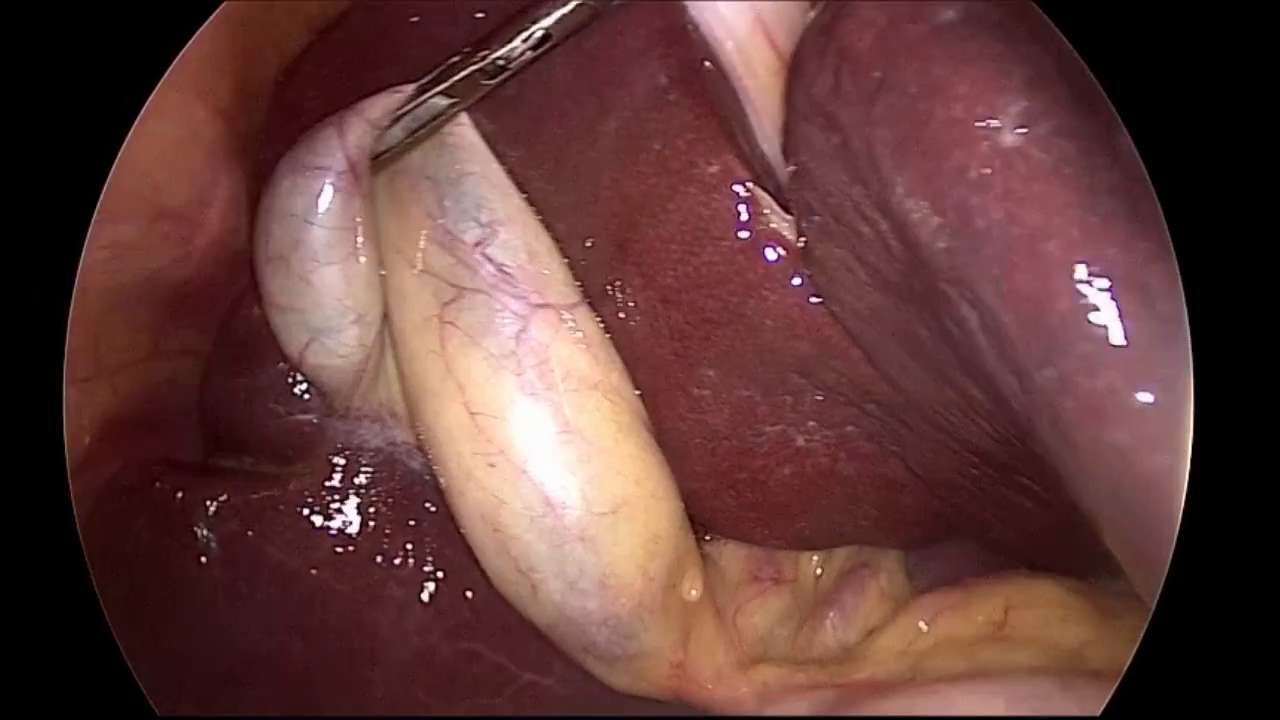
#> input picture frame 25 of utils/processing/sample.mp4, 1280 x 720 px
$ python endoscopy_circle_detection.py   (older library calls are emulated)
#> lines starting #> are read from the running program, lines starting #| are printed output that depends on the picture; after the words box and inside, x2 and y2 are one past the last pixel; in counts of white or black regions, pixels touching at a corner belong together
import cv2
import numpy as np
from typing import Tuple

# solving for circle using normal equations
def leastSquaresCircle(pts: np.array) -> Tuple[np.array, float]:
    # build linear system, see for example here https://math.stackexchange.com/questions/214661/circle-least-squares-fit
    A = np.stack(
        (2*pts[:, 0], 2*pts[:, 1], np.ones(pts.shape[0])), axis=1
    )
    b = np.stack(
        np.square(pts[:, 0]) + np.square(pts[:, 1])
    )

    # solve system
    x, res, rank, s = np.linalg.lstsq(A, b)

    # solve for radius, x2 = r^2 - x0^2 - x1^2
    r = np.sqrt(x[2] + x[0]**2 + x[1]**2)

    return x[:-1], r


# [23 lines left out: function threePointCircle, not called in this run]


class EndoscopyCircleDetection():
    # [64 lines left out: functions __init__, findCircle, _buildLinearSystem, _solveSystem, leastSquaresCircle, not called in this run]


if __name__ == '__main__':
    import os

    # prefix = os.getcwd()
    prefix = '/home/martin/Documents/code_snippets/homography_imitation_learning/utils/processing'
    file = 'sample.mp4'

    vr = cv2.VideoCapture(os.path.join(prefix, file))

    # params
    N = 1         # moving average
    noise = 5     # first threshold for detection of black region in endoscope
    th2 = 0.5     # second threshold for moving average image
    n_pts = 100   # number of points sampled on segmented circle
    dist_th = 10  # outlier threshold for sampled points

    # to track
    avg_lst = []
    last_center = np.array([])
    last_radius = None

    while vr.isOpened():

        _, bgr = vr.read()
#> bgr is the input picture: shape (720, 1280, 3); mean B, G, R 57.6, 60.3, 97.4
        if bgr is None:
            break
        bgr = cv2.resize(bgr, (640, 360))
#> bgr: shape (360, 640, 3)
        gra = cv2.cvtColor(bgr, cv2.COLOR_BGR2GRAY)
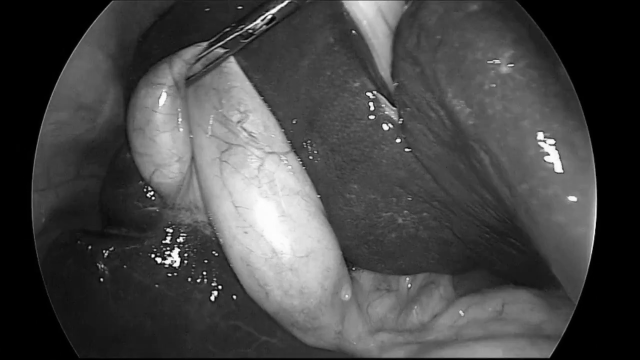
#> gra: shape (360, 640); min 0, max 254, mean 71.2

        gra = np.where(gra < noise, 0, 255).astype(np.uint8)
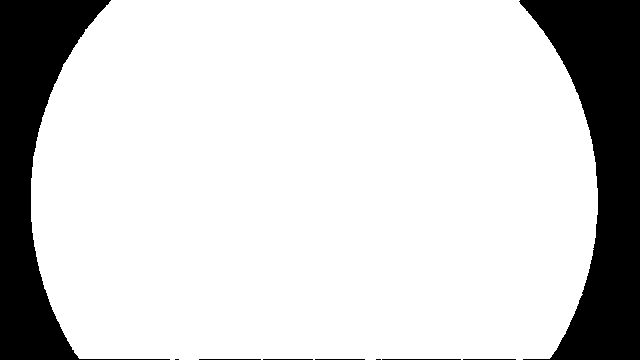
#> gra: shape (360, 640); 81.9% white; 9 black regions (2 under 20 px), largest, box (x1, y1, x2, y2) and area: (519, 0, 640, 360) 22729, (0, 0, 170, 360) 18668, (382, 359, 461, 360) 79

        # # removes arteries really well, might become part of homography regression data augmentation
        # pre = cv2.edgePreservingFilter(bgr)
        # can = cv2.Canny(gra, threshold1=200, threshold2= 500)  # sobel or canny
        can = cv2.Sobel(gra, cv2.CV_8U, 1, 1)
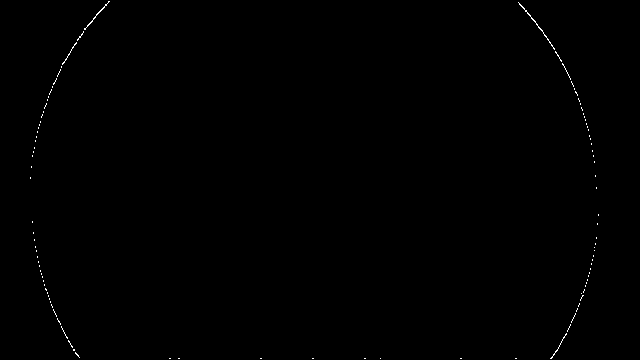
#> can: shape (360, 640); 0.23% white in thin lines or dots, all inside (x1, y1, x2, y2) = (30, 1, 599, 359)

        avg_lst.append(can)

        if len(avg_lst) == N:
            avg = np.array(avg_lst)
            avg = avg.mean(axis=0)
            avg = avg.astype(np.float)/avg.max()
            avg = np.where(avg < th2, 0., 1.)  # possibly second thresholding

            avg_lst.pop(0)

            # get edges
            edges = np.where(avg > 0.5)
#> edges = 523 positions, rows 1 to 358, columns 30 to 598

            # randomly sample points
            idcs = np.random.choice(np.arange(edges[0].size), size=n_pts,replace=False)
            pts = np.stack((edges[0][idcs], edges[1][idcs]), axis=1)
#> pts = 100 pairs, first value 1 to 358, second value 30 to 596

            # remove outliers
            if last_center.size is not 0 and last_radius:
                distance_to_center = np.linalg.norm(last_center - pts, axis=1)
                del_idx = np.where(np.abs(last_radius - distance_to_center) > dist_th)
                pts = np.delete(pts, del_idx, axis=0).reshape(-1, 2)

            # visualize edges
            for idc in idcs:
                cv2.circle(avg, (edges[1][idc], edges[0][idc]), 6, (1,1,1))
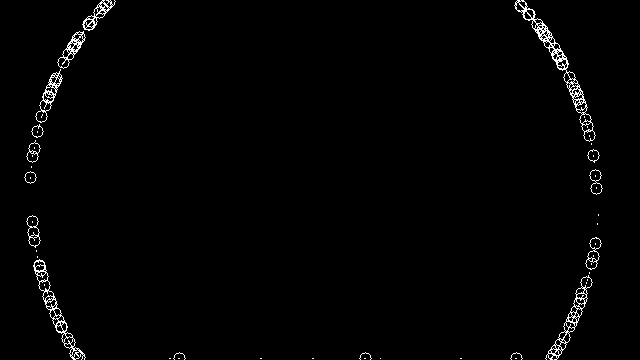
#> avg: shape (360, 640) float64; values 0 (black) and 1 (white), 1.4% white in thin lines or dots

            center, radius = leastSquaresCircle(pts)
#> in leastSquaresCircle, `A = np.stack( (2*pts[:, 0], 2*pts[:, 1], np.ones(pts.shape[0])), axis=..`: A = 100 rows, first 8: [12, 1042, 1], [48, 1074, 1], [92, 146, 1], [232, 82, 1], [74, 158, 1], [676, 134, 1], [108, 1114, 1], [354, 60, 1]
#> in leastSquaresCircle, `b = np.stack( np.square(pts[:, 0]) + np.square(pts[:, 1]) )`: b = 100 values, max 431936 at index 61, min 7445 at index 2, mean 202011.4
#> in leastSquaresCircle, `x, res, rank, s = np.linalg.lstsq(A, b)`: x = [192.3, 313.3, -56032.4]; res = [4.01e+09]; rank = 3; s = [8441.9, 3088.4, 4.79]
#> in leastSquaresCircle, `r = np.sqrt(x[2] + x[0]**2 + x[1]**2)`: r = 281.3
#> center = [192.3, 313.3]; radius = 281.3
            last_center, last_radius = center, radius
#> last_center = [192.3, 313.3]; last_radius = 281.3

            center = center.astype(np.int)
#> center = [192, 313]
            radius = int(radius)
#> radius = 281
            cv2.circle(avg, (center[1], center[0]), radius, (1,1,1))
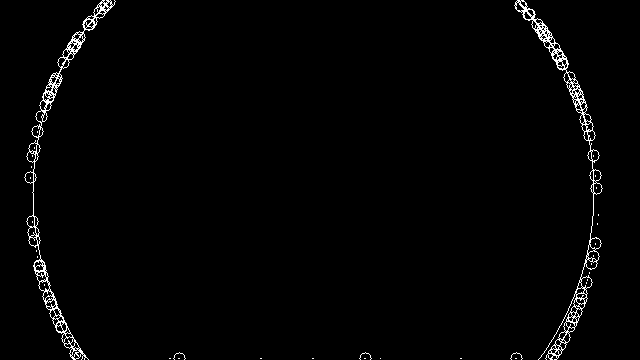
#> avg: shape (360, 640) float64; values 0 (black) and 1 (white), 1.6% white in thin lines or dots

            cv2.imshow('avg', avg)

        cv2.imshow('can', can)
        cv2.imshow('gra', gra)
        cv2.imshow('bgr', bgr)
        # cv2.imshow('pre', pre)
        cv2.waitKey()

$ run again, starting later in the video
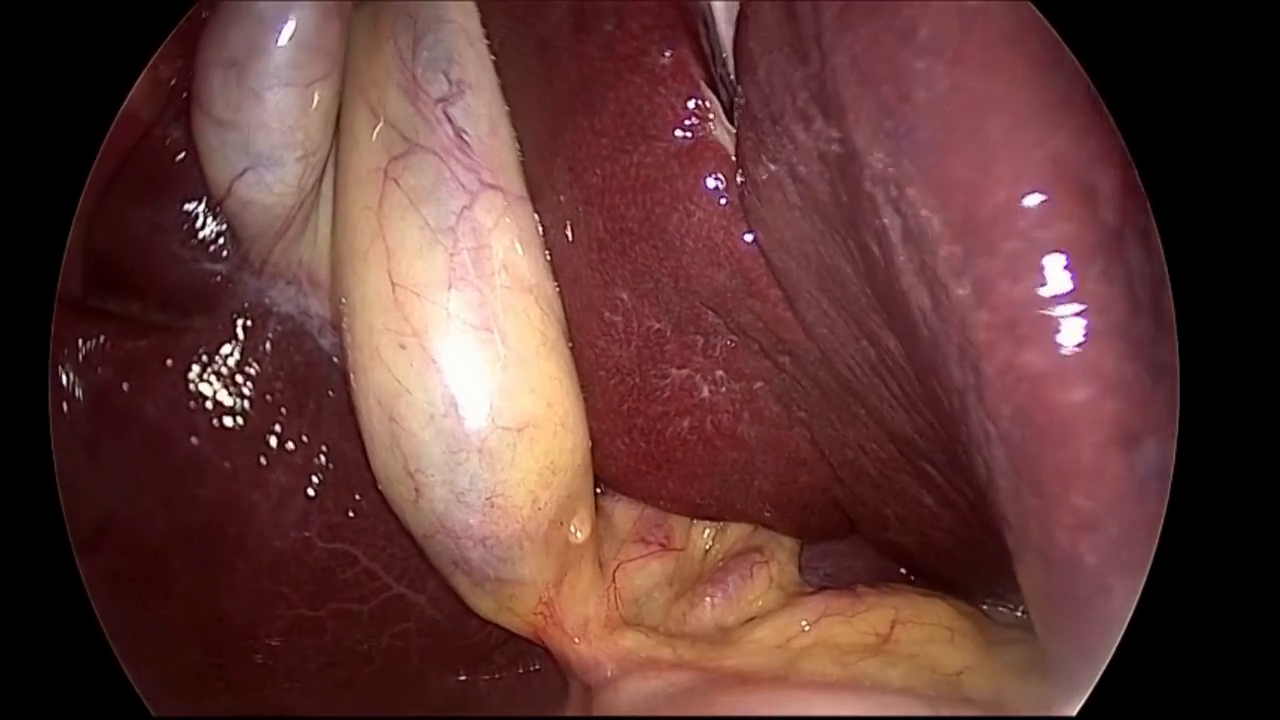
#> input picture frame 112 of utils/processing/sample.mp4, 1280 x 720 px
#> bgr is the input picture: shape (720, 1280, 3); mean B, G, R 54.4, 57.6, 97.1
#> bgr: shape (360, 640, 3)
#> `gra = np.where(gra < noise, 0, 255).astype(np.uint8)`:
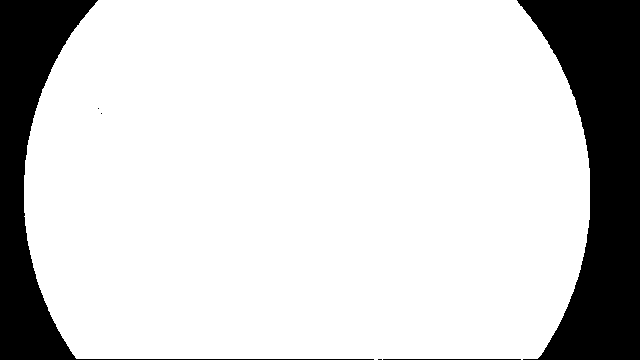
#> gra: shape (360, 640); 82% white; 6 black regions (3 under 20 px), largest, box (x1, y1, x2, y2) and area: (517, 0, 640, 360) 25167, (0, 0, 374, 360) 16174, (383, 359, 521, 360) 138
#> can: shape (360, 640); 0.22% white in thin lines or dots, all inside (x1, y1, x2, y2) = (23, 1, 591, 359)
#> edges = 510 positions, rows 1 to 358, columns 23 to 590
#> pts = 100 pairs, first value 1 to 358, second value 24 to 590
#> A = 100 rows, first 8: [60, 144, 1], [72, 1084, 1], [540, 70, 1], [712, 1082, 1], [170, 86, 1], [12, 182, 1], [662, 1112, 1], [300, 1172, 1]
#> b = 100 values, max 419525 at index 34, min 5917 at index 76, mean 196728.5
#> x = [190.2, 306.9, -50599.2]; res = [3.37e+09]; rank = 3; s = [8345.9, 3006.2, 5.04]
#> r = 282.4
#> `center, radius = leastSquaresCircle(pts)`: center = [190.2, 306.9]; radius = 282.4
#> last_center = [190.2, 306.9]; last_radius = 282.4
#> `center = center.astype(np.int)`: center = [190, 306]
#> `radius = int(radius)`: radius = 282
#> `cv2.circle(avg, (center[1], center[0]), radius, (1,1,1))`:
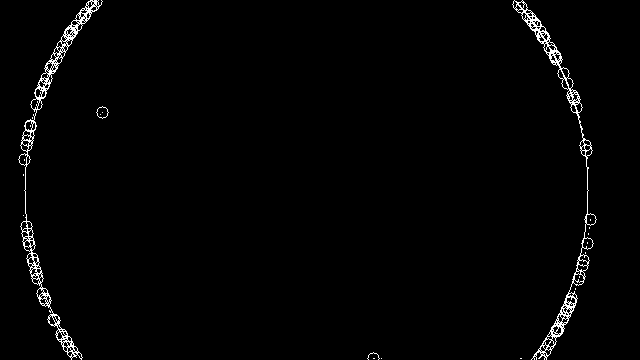
#> avg: shape (360, 640) float64; values 0 (black) and 1 (white), 1.6% white in thin lines or dots

$ run again, starting later in the video
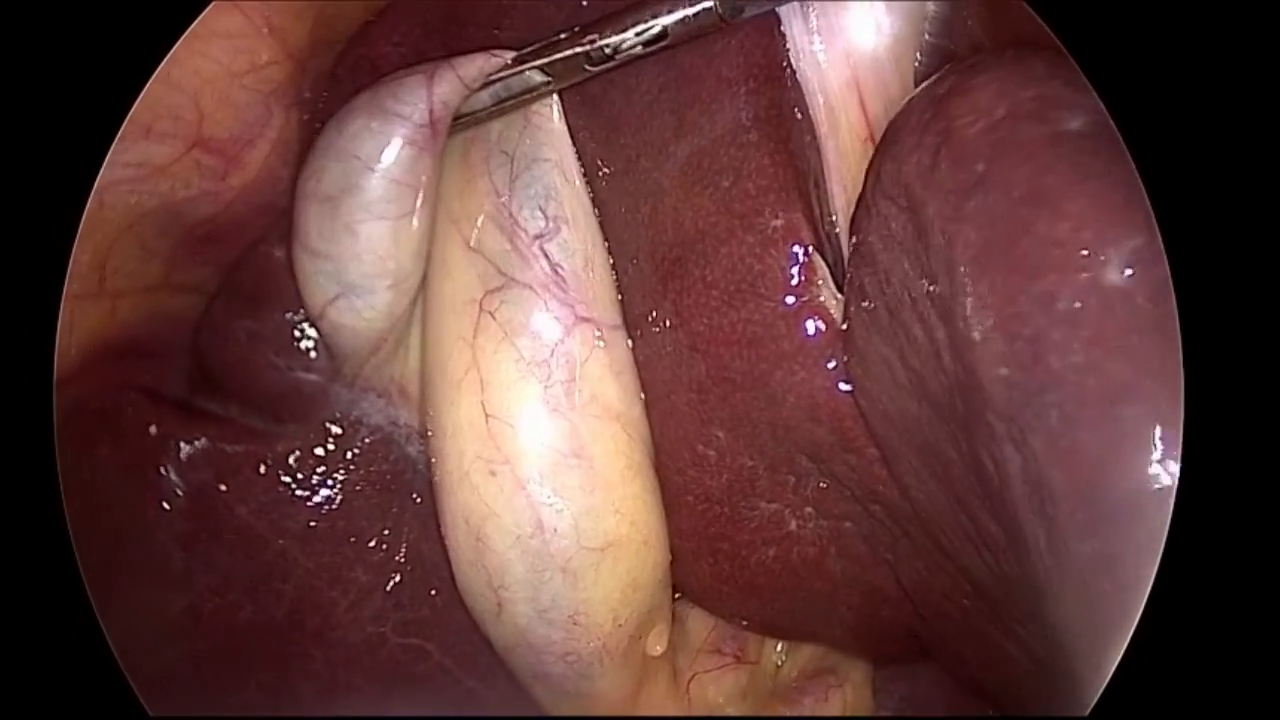
#> input picture frame 200 of utils/processing/sample.mp4, 1280 x 720 px
#> bgr is the input picture: shape (720, 1280, 3); mean B, G, R 57.8, 60.1, 97
#> bgr: shape (360, 640, 3)
#> `gra = np.where(gra < noise, 0, 255).astype(np.uint8)`:
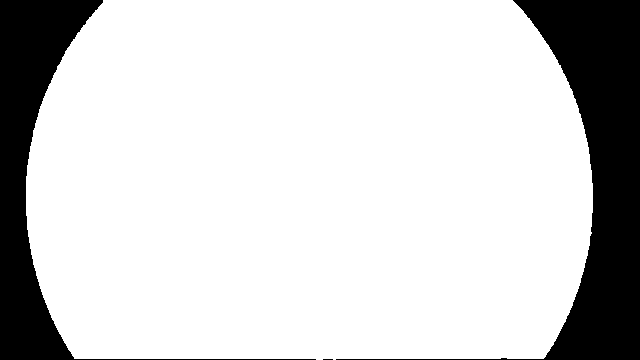
#> gra: shape (360, 640); 81.9% white; 3 black regions (1 under 20 px), largest, box (x1, y1, x2, y2) and area: (336, 0, 640, 360) 24673, (0, 0, 316, 360) 17010
#> can: shape (360, 640); 0.22% white in thin lines or dots, all inside (x1, y1, x2, y2) = (25, 1, 594, 359)
#> edges = 513 positions, rows 1 to 358, columns 25 to 593
#> pts = 100 pairs, first value 1 to 358, second value 26 to 593
#> A = 100 rows, first 8: [276, 1170, 1], [66, 1078, 1], [24, 184, 1], [28, 1050, 1], [584, 84, 1], [60, 158, 1], [196, 1148, 1], [10, 1032, 1]
#> b = 100 values, max 425701 at index 92, min 6698 at index 40, mean 214047.2
#> x = [193.6, 308.4, -52907]; res = [3.15e+09]; rank = 3; s = [8717.1, 3103.3, 4.61]
#> r = 282.3
#> `center, radius = leastSquaresCircle(pts)`: center = [193.6, 308.4]; radius = 282.3
#> last_center = [193.6, 308.4]; last_radius = 282.3
#> `center = center.astype(np.int)`: center = [193, 308]
#> `radius = int(radius)`: radius = 282
#> `cv2.circle(avg, (center[1], center[0]), radius, (1,1,1))`:
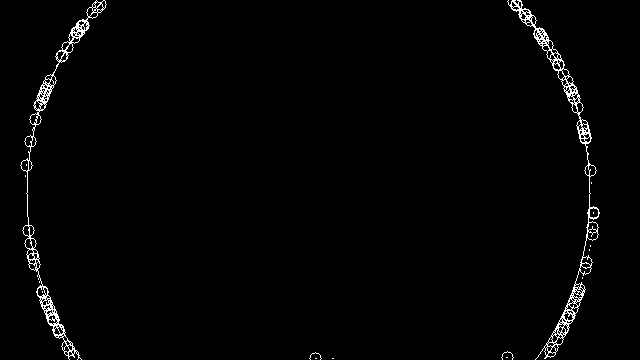
#> avg: shape (360, 640) float64; values 0 (black) and 1 (white), 1.5% white in thin lines or dots
